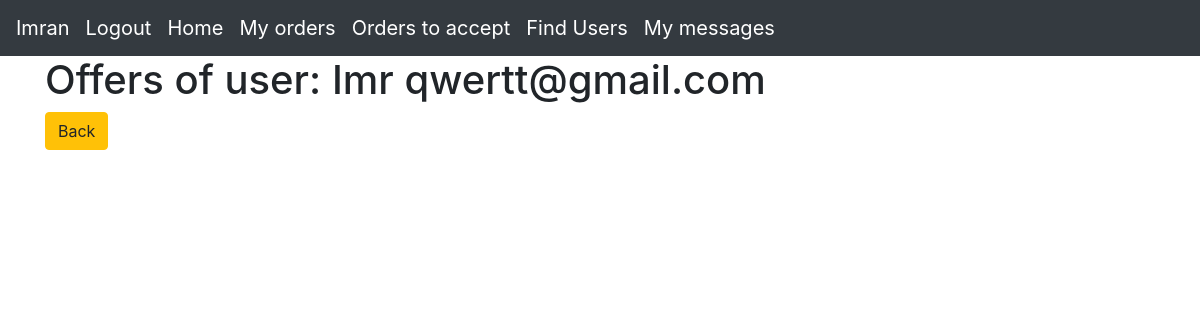
The page /display_offers/3 (signed in) on the database its author committed.
### data/users.py (models this page shows, shortened)
class User(SqlAlchemyBase, UserMixin):
    __tablename__ = 'users'
    id = sqlalchemy.Column(sqlalchemy.Integer, primary_key=True, autoincrement=True)
    name = sqlalchemy.Column(sqlalchemy.String, nullable=True)
    about = sqlalchemy.Column(sqlalchemy.String, nullable=True)
    email = sqlalchemy.Column(sqlalchemy.String, index=True, unique=True, nullable=True)
    hashed_password = sqlalchemy.Column(sqlalchemy.String, nullable=True)
    created_date = sqlalchemy.Column(sqlalchemy.DateTime, default=datetime.datetime.now)
    offers = orm.relation("Offer", back_populates='user')
    country = sqlalchemy.Column(sqlalchemy.String, nullable=True)
    city = sqlalchemy.Column(sqlalchemy.String, nullable=True)
    district = sqlalchemy.Column(sqlalchemy.String, nullable=True)
    building = sqlalchemy.Column(sqlalchemy.String, nullable=True)

### main.py (the view)
@app.route('/display_offers/<int:user_id>')
@login_required
def display_offers(user_id):
    db_sess = db_session.create_session()
    offers = db_sess.query(Offer).filter(Offer.user_id == user_id, Offer.is_taken == False).all()
    user = db_sess.query(User).filter((User.id == user_id)).first()
    db_sess.commit()
    return render_template("display_offers.html", offers=offers, user=user)

### data/db_session.py (called while the page is built)
def create_session() -> Session:
    global __factory
    return __factory()

### main.py (called while the page is built)
@login_manager.user_loader
def load_user(user_id):
    db_sess = db_session.create_session()
    return db_sess.query(User).get(user_id)

### templates/display_offers.html (shortened to what this page needs)
{% extends "base.html" %}
{% block content %}
    <h1>Offers of user: {{ user.name }} {{ user.email }}</h1>
    <div>
        <a href="/search_user" class="btn btn-warning">Back</a>
    </div>
{% endblock %}

### templates/base.html (shortened to what this page needs)
<!doctype html>
<html lang="en">
<head>
    <link rel="stylesheet"
          href="https://stackpath.bootstrapcdn.com/bootstrap/4.4.1/css/bootstrap.min.css"
>
</head>
<body>
<header>
     <nav class="navbar navbar-expand-lg navbar-dark bg-dark">
      <div class="collapse navbar-collapse" id="navbar">
        <div class="navbar-nav">
          <a class="navbar-brand" href="#">{{current_user.name}}</a>
        {% if current_user.is_authenticated %}
            <a class="navbar-brand" href="/logout">Logout</a>
            <a class="navbar-brand" href="/">Home</a>
            <a class="navbar-brand" href="/my_orders">My orders</a>
            <a class="navbar-brand" href="/orders_to_take">Orders to accept</a>
            <a class="navbar-brand" href="/search_user">Find Users</a>
            <a class="navbar-brand" href="/my_messages">My messages</a>
        {% else %}
            <p>
                <a class="btn btn-primary " href="/register">Sign up</a>
                <a class="btn btn-success" href="/login">Log in</a>
                <a class="btn btn-success" href="/">Main</a>
            </p>
        {% endif %}
        </div>
      </div>
    </nav>
</header>
<main role="main" class="container">
    {% block content %}{% endblock %}
</main>
</body>
</html>

### rows shown on the page
User: name "Imran"
User: name "Imr", email "qwertt@gmail.com"
